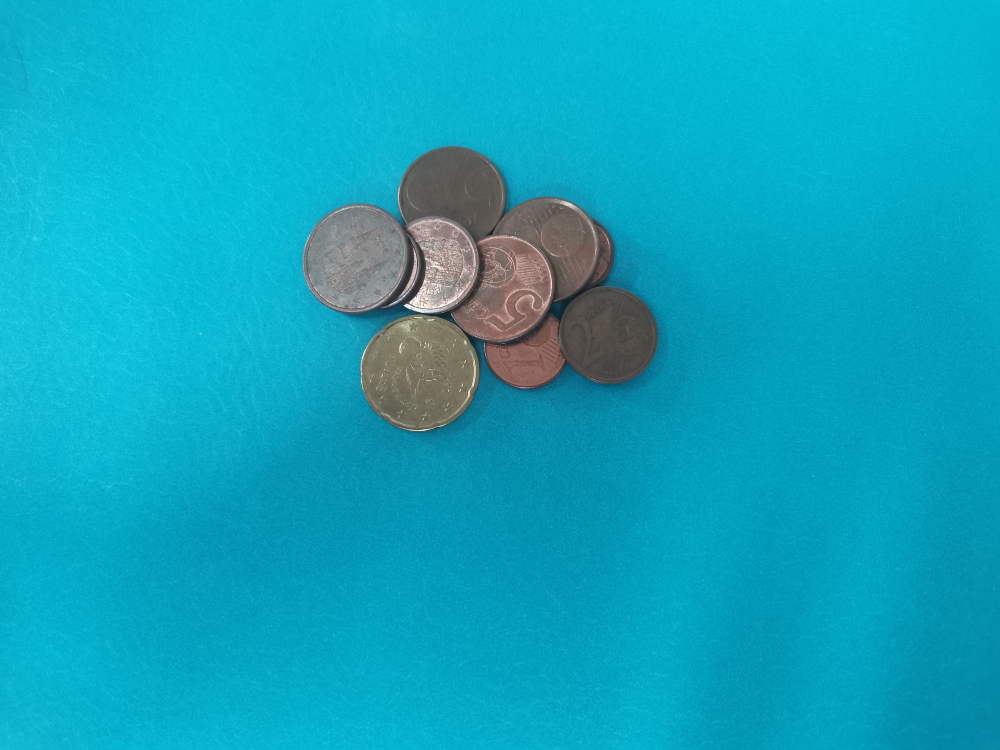
#> input picture monedasazul.jpg, 4000 x 3000 px (shown at 1/4 size)
$ python ej1cambcol.py
#> lines starting #> are read from the running program, lines starting #| are printed output that depends on the picture; after the words box and inside, x2 and y2 are one past the last pixel; in counts of white or black regions, pixels touching at a corner belong together
import cv2 as cv
import numpy as np

img1 = cv.imread('monedasazul.jpg')
#> img1 is the input picture: shape (3000, 4000, 3); mean B, G, R 189, 163.9, 15.1
#redimensionar la imagen en caso de que sea muy grande
imgre=cv.resize(img1,(400,400))
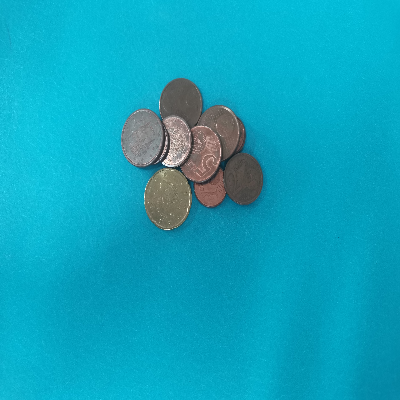
#> imgre: shape (400, 400, 3); mean B, G, R 189, 163.9, 15.1
#se busca los pixeles de color azul para eliminar el fondo azul
hsv = cv.cvtColor(imgre, cv.COLOR_BGR2HSV)
#> hsv: shape (400, 400, 3); mean H, S, V 89.8, 230.3, 190.3
lower_blue = np.array([85,50,50])
upper_blue = np.array([130,255,255])
#se localizan los puntos azules
mask = cv.inRange(hsv, lower_blue, upper_blue)
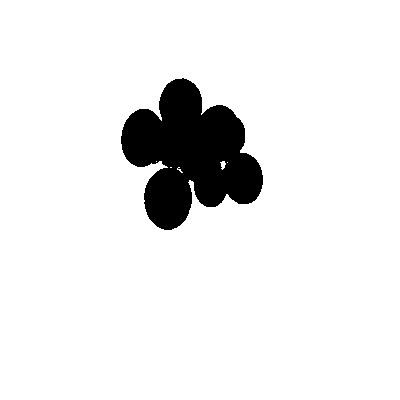
#> mask: shape (400, 400); 92.1% white; 1 black region, box (x1, y1, x2, y2) and area: (121, 78, 263, 230) 12703
#mask muestra con fondo blanco los pixeles azules detectados
cv.imshow('mask',mask)
#se elimina el fondo azul
res = cv.bitwise_not(mask)
cv.imshow('res',res)
img2_fg = cv.bitwise_and(imgre,imgre,mask = res)
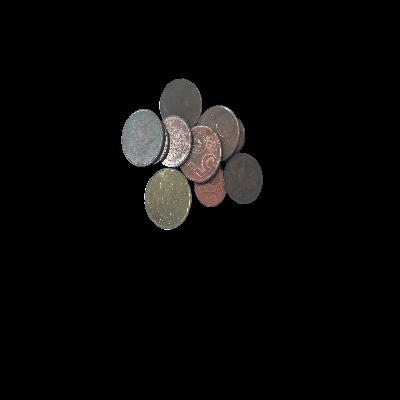
#> img2_fg: shape (400, 400, 3); mean B, G, R 8.2, 8.7, 9.4
cv.imshow('img2_fg',img2_fg)
#se guardan el numero de filas y columnas con pixeles de la imagen original
rows,cols,channels = imgre.shape
#> rows = 400; cols = 400; channels = 3

cap = cv.VideoCapture(0)
if not cap.isOpened():
    print("Cannot open camera")
    exit()
while(1):
    # Take each frame
    ret, frame = cap.read()
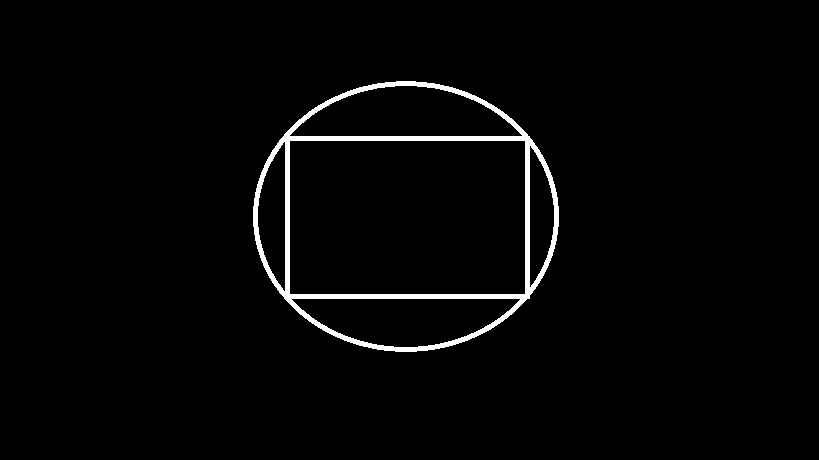
#> input picture circulocuadrado.jpg, 819 x 460 px, given in place of the camera
#> frame is the input picture: shape (460, 819, 3); min 0, max 255, mean 5.6
    if not ret:
        print("Can't receive frame (stream end?). Exiting ...")
        break
    roi2 = frame[0:rows, 0:cols]
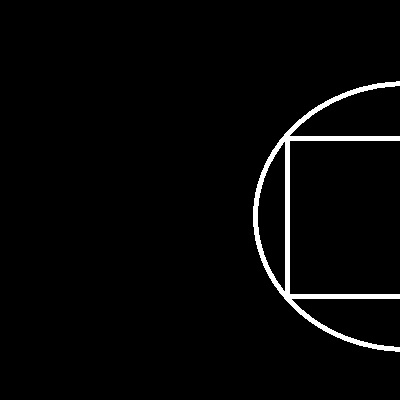
#> roi2: shape (400, 400, 3); min 0, max 255, mean 6.5
    cv.imshow('roi2',roi2)
    img1_bg = cv.bitwise_and(roi2,roi2,mask = mask)
    cv.imshow('img1_fg',img1_bg)
    dst = cv.add(img1_bg,img2_fg)
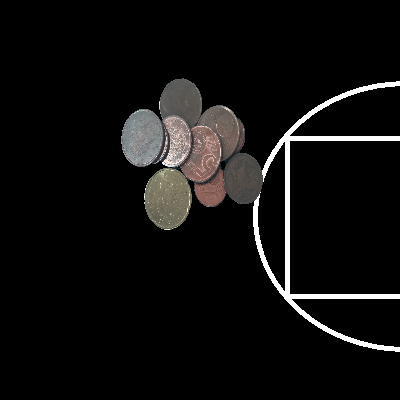
#> dst: shape (400, 400, 3); mean B, G, R 14.5, 15, 15.7
    frame[0:rows, 0:cols ] = dst
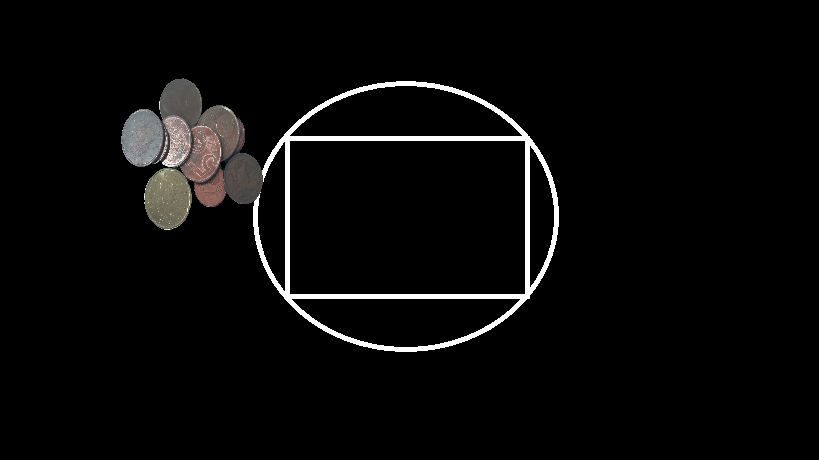
#> frame: shape (460, 819, 3); 3.37% of pixels changed, all inside (x1, y1, x2, y2) = (121, 78, 263, 230)
    cv.imshow('final',frame)
    #cv.imshow('res',res)
    k = cv.waitKey(5) & 0xFF
#> (key Esc is pressed here)
    if k == 27:
        break

cap.release()
'''
cv.waitKey(0)'''
cv.destroyAllWindows()
